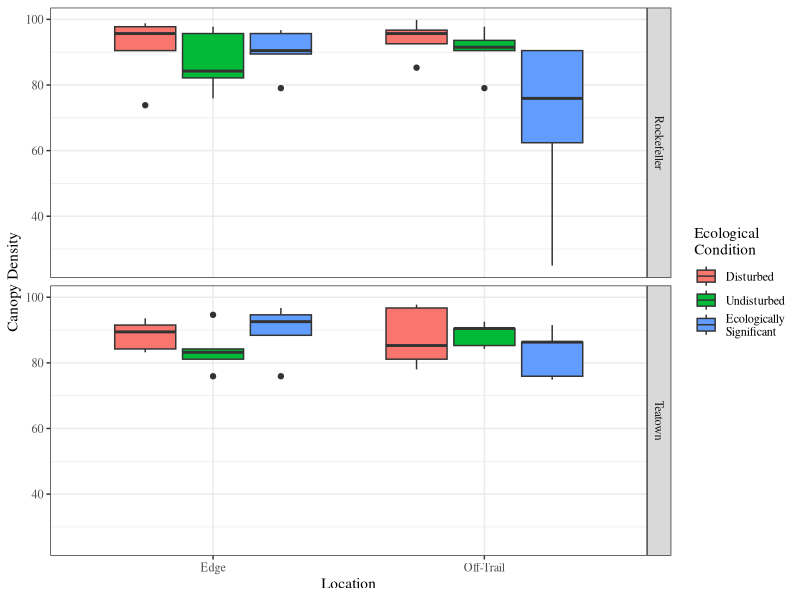
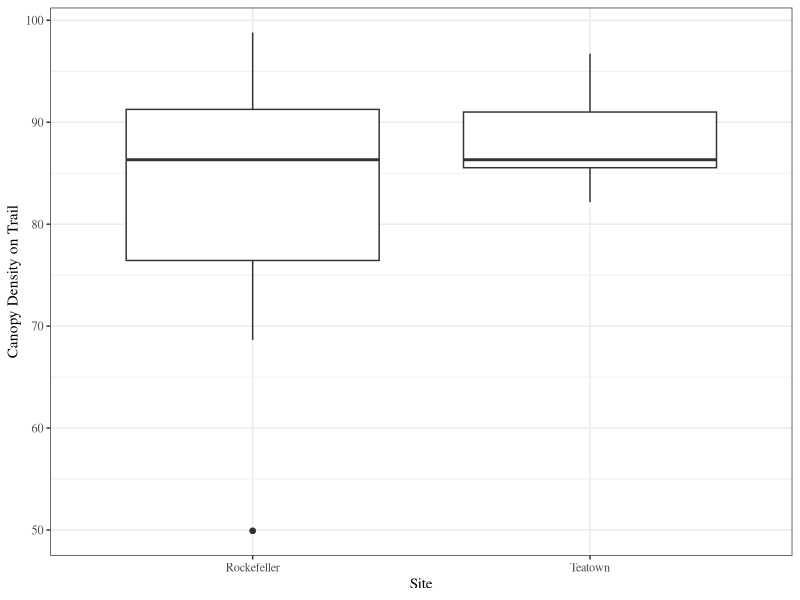
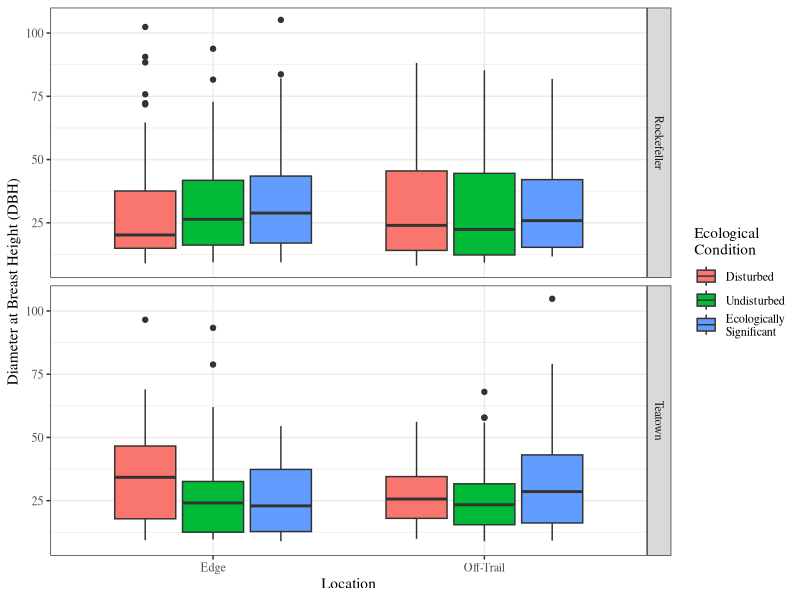
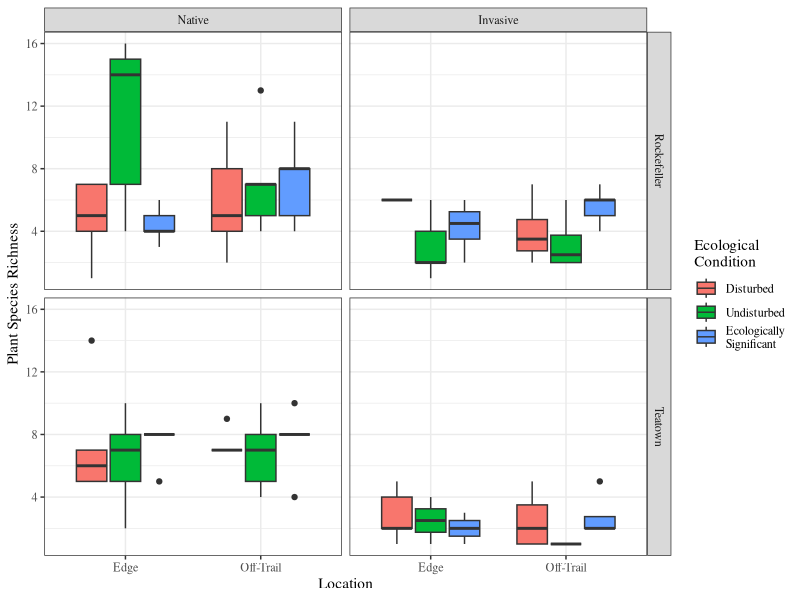
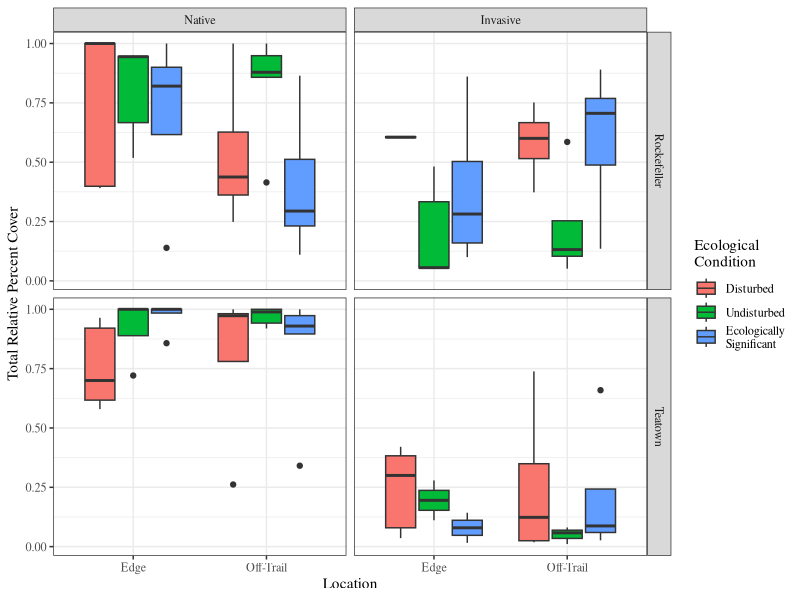
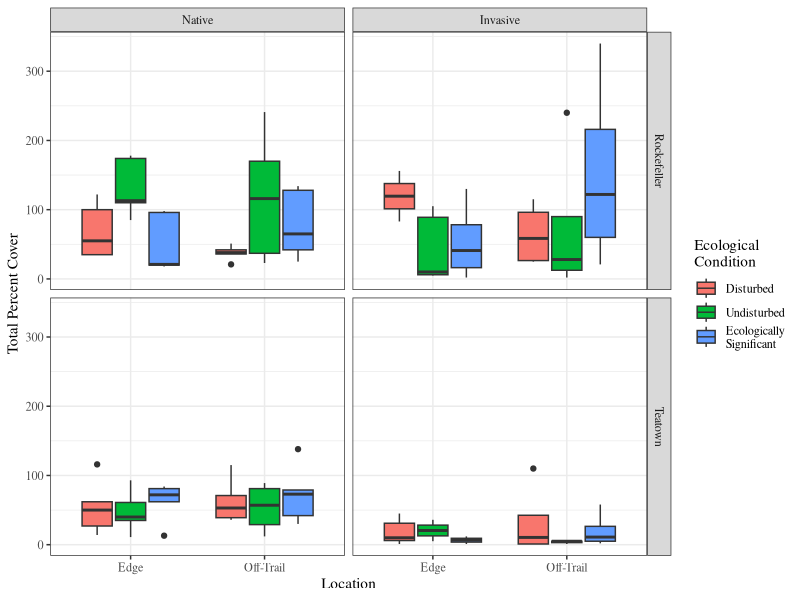
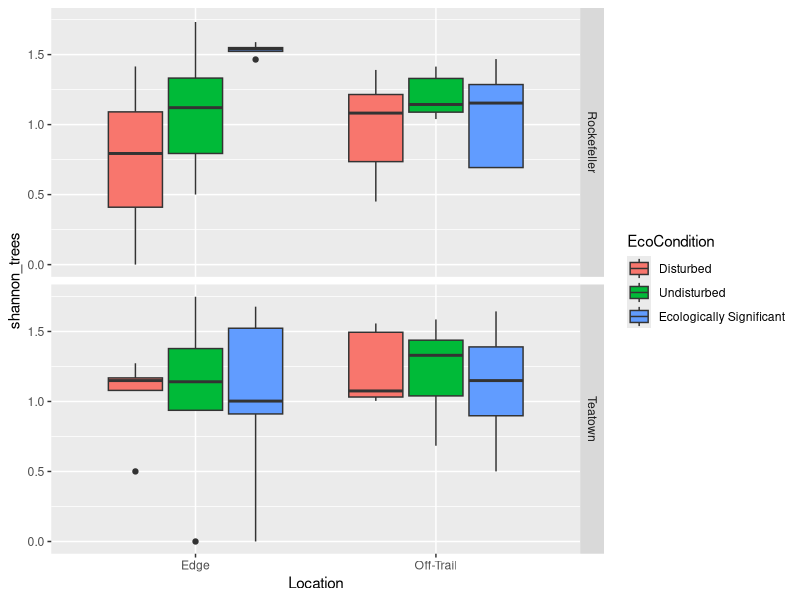
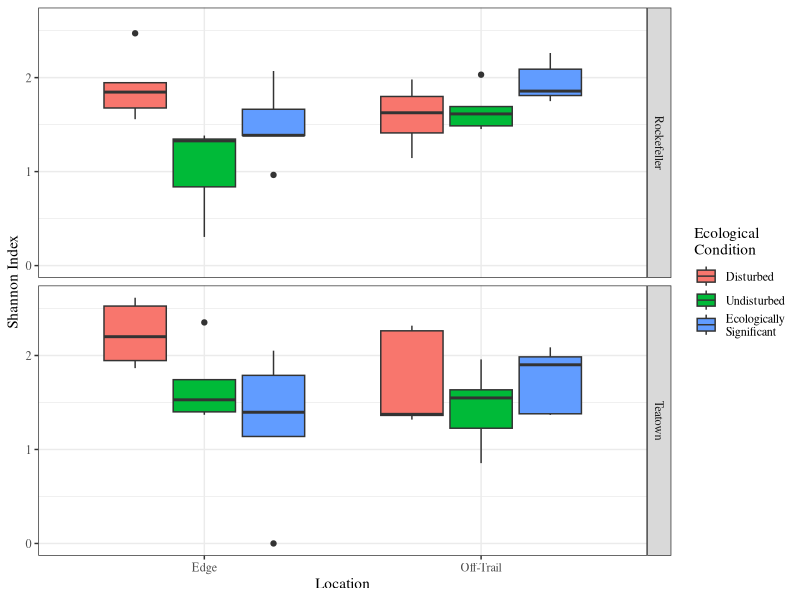

Reproduce these figures in R, in order.
## ---- chunk 1
library(readxl)
library(tidyverse)
library(knitr)
library(ggplot2)
library(cowplot)
## ---- chunk 2
#papp_ground <- read_xlsx(path = "PappFieldData.xlsx", sheet = 2)
papp_ground <- read_xlsx(path = "../data/PappFieldData.xlsx", sheet = 2)
papp_species <- read.csv("../data/Species_List.csv")
papp_ground <- left_join(papp_ground, papp_species, by = "Species")

# Change order of ecological conditions
papp_ground$EcoCondition <- factor(papp_ground$EcoCondition, 
                                   levels = c("Disturbed", "Undisturbed", "Ecologically Significant"))

## ---- chunk 3
canopy_dens <- 
  papp_ground %>%
  group_by(Site, Plot_Num, Location, EcoCondition) %>%
  summarise(Canopy_Density = unique(Canopy_Density),
            Canopy_Density_Adj_Trail = unique(Canopy_Density_Adjacent_Trail))
## ---- chunk 4
ggplot(data = canopy_dens, aes(x = Location, y = Canopy_Density, fill = EcoCondition)) +
  geom_boxplot() +
  facet_grid(Site~.) +
  ylab("Canopy Density") + 
  scale_fill_discrete(name = "Ecological\nCondition",
                      breaks = c("Disturbed", "Undisturbed", "Ecologically Significant"),
                      labels = c("Disturbed", "Undisturbed", "Ecologically\nSignificant")) +
  theme_bw(base_family = "Times")
ggsave("../manuscript/figures/Figure-3-CanDens-Loc-Site.tiff", device = "tiff", width = 6.5, height = 4, units = "in")
## ---- chunk 5
ggplot(data = canopy_dens, aes(x = Site, y = Canopy_Density_Adj_Trail)) +
  geom_boxplot() +
  ylab("Canopy Density on Trail") + 
  theme_bw(base_family = "Times")
ggsave("../manuscript/figures/Figure-4-CanDens-Adj.tiff", device = "tiff", width = 6.5, height = 4, units = "in")
## ---- chunk 6
canopy_dens_lm_all <- lm(data = canopy_dens, Canopy_Density ~ Site * Location * EcoCondition )
kable(anova(canopy_dens_lm_all), digits = 3, format = "pandoc", caption = "ANOVA table of Canopy Density")
## ---- chunk 7
canopy_dens_aov <- aov(data = canopy_dens, Canopy_Density ~ Site * Location * EcoCondition )
TukeyHSD(canopy_dens_aov)
## ---- chunk 8
#papp_trees <- read_xlsx(path = "PappFieldData.xlsx", sheet = 1)
papp_trees <- read_xlsx(path = "../data/PappFieldData.xlsx", sheet = 1)
# Filter out the dead trees
papp_trees <- papp_trees %>% 
  filter(!grepl(pattern = "dead", papp_trees$Species))
# Add invasive/native status
papp_trees <- left_join(papp_trees, papp_species, by = "Species")

# Change order of ecological conditions
papp_trees$EcoCondition <- factor(papp_trees$EcoCondition, 
                                   levels = c("Disturbed", "Undisturbed", "Ecologically Significant"))
## ---- chunk 9
ggplot(data = papp_trees, aes(x = Location, y = DBH, fill = EcoCondition)) +
  geom_boxplot() +
  facet_grid(Site~.) +
  ylab("Diameter at Breast Height (DBH)") + 
  scale_fill_discrete(name = "Ecological\nCondition",
                      breaks = c("Disturbed", "Undisturbed", "Ecologically Significant"),
                      labels = c("Disturbed", "Undisturbed", "Ecologically\nSignificant")) +
  theme_bw(base_family = "Times")
ggsave("../manuscript/figures/Figure-4-DBH-Loc-Site.tiff", device = "tiff", width = 6.5, height = 4, units = "in")
## ---- chunk 10
DBH_lm_all <- lm(data = papp_trees, DBH ~ Site * Location * EcoCondition )
kable(anova(DBH_lm_all), digits = 3, format = "pandoc", caption = "ANOVA table of DBH")
## ---- chunk 11
DBH_aov <- aov(data = papp_trees, DBH ~ Site * Location * EcoCondition )
TukeyHSD(DBH_aov)
## ---- chunk 12
library(vegan)
## ---- chunk 13
ground_veg <- papp_ground[ !(papp_ground$Species %in% c("Bare ground")), ]
## ---- chunk 14
plants_tally <- 
  ground_veg %>%
  group_by(Site, Plot_Num, Location, EcoCondition) %>%
  tally()
## ---- chunk 15
nat_inv_plants_tally <- 
  ground_veg %>%
  group_by(Site, Plot_Num, Location, EcoCondition, Inv_Nat) %>%
  tally()

# change flags for native and invasive
nat_inv_plants_tally$Inv_Nat <- 
  ifelse(nat_inv_plants_tally$Inv_Nat == "n", yes = "Native", no = "Invasive")
nat_inv_plants_tally$Inv_Nat <- factor(nat_inv_plants_tally$Inv_Nat,
                                       levels = c("Native", "Invasive"))

#Separate the Native Data
native_plants_tally <- nat_inv_plants_tally %>%
  filter(Inv_Nat == "Native")
## ---- chunk 16
ggplot(data = nat_inv_plants_tally, aes(x = Location, y = n, fill = EcoCondition)) +
  geom_boxplot() +
  facet_grid(Site~Inv_Nat) +
  ylab("Plant Species Richness") + 
  scale_fill_discrete(name = "Ecological\nCondition",
                      breaks = c("Disturbed", "Undisturbed", "Ecologically Significant"),
                      labels = c("Disturbed", "Undisturbed", "Ecologically\nSignificant")) +
  theme_bw(base_family = "Times")
ggsave("../manuscript/figures/Figure-6-PlantRichness-Loc-Site.tiff", device = "tiff", width = 6.5, height = 4, units = "in")
## ---- chunk 17
nat_inv_plant_tally_lm_all <- lm(data = nat_inv_plants_tally, n ~ Site * Location * EcoCondition * Inv_Nat )
kable(anova(nat_inv_plant_tally_lm_all), digits = 3, format = "pandoc", caption = "ANOVA table of Plant Species Richness")
## ---- chunk 18
Species_Richness_aov <- aov(data = nat_inv_plants_tally, n ~ Site * Location * EcoCondition )
TukeyHSD(Species_Richness_aov)
## ---- chunk 19
ground_veg2 <- ground_veg[, !(colnames(ground_veg) %in% c("Braun_Blaunquet"))]

# Calculate relative percent cover first
ground_veg2 <-
  ground_veg2 %>% 
  group_by(Plot_Num) %>%
  mutate(Plot_Tot_Cover = sum(Percent_Cover))
ground_veg2$Relative_Percent_Cover <-
  ground_veg2$Percent_Cover / ground_veg2$Plot_Tot_Cover

# Group the Data 
papp_ground_cover <- ground_veg2 %>%
  group_by(Site, Location, EcoCondition, Plot_Num)

# change flags for native and invasive
papp_ground_cover$Inv_Nat <- 
  ifelse(papp_ground_cover$Inv_Nat == "n", yes = "Native", no = "Invasive")
papp_ground_cover$Inv_Nat <- factor(papp_ground_cover$Inv_Nat,
                                       levels = c("Native", "Invasive"))

# Summarize the data by plots
papp_ground_cover_summary <- 
  papp_ground_cover %>%
  group_by(Site, Location, EcoCondition, Plot_Num, Inv_Nat) %>%
  summarise(Tot_Perc_Cover = sum(Percent_Cover),
            Tot_Rel_Perc_Cover = sum(Relative_Percent_Cover))

## ---- chunk 20
ggplot(data = papp_ground_cover_summary, aes(x = Location, y = Tot_Rel_Perc_Cover, fill = EcoCondition)) +
  geom_boxplot() +
  facet_grid(Site~Inv_Nat) +
  ylab("Total Relative Percent Cover") + 
  scale_fill_discrete(name = "Ecological\nCondition",
                      breaks = c("Disturbed", "Undisturbed", "Ecologically Significant"),
                      labels = c("Disturbed", "Undisturbed", "Ecologically\nSignificant")) +
  theme_bw(base_family = "Times")
ggsave("../manuscript/figures/Figure-7-RelCov-Loc-Site.tiff", device = "tiff", width = 6.5, height = 4, units = "in")
## ---- chunk 21
inv_nat_tot_rel_cover_lm_all <- lm(data = papp_ground_cover_summary, Tot_Rel_Perc_Cover ~ Site * Location * EcoCondition * Inv_Nat )
kable(anova(inv_nat_tot_rel_cover_lm_all), digits = 3, format = "pandoc", caption = "ANOVA table of Total Relative Percent Cover")
## ---- chunk 22
Tot_Rel_Cov_aov <- aov(data = papp_ground_cover_summary, Tot_Rel_Perc_Cover ~ Site * Location * EcoCondition )
TukeyHSD(Tot_Rel_Cov_aov)
## ---- chunk 23
ggplot(data = papp_ground_cover_summary, aes(x = Location, y = Tot_Perc_Cover, fill = EcoCondition)) +
  geom_boxplot() +
  facet_grid(Site~Inv_Nat) +
  ylab("Total Percent Cover") + 
  scale_fill_discrete(name = "Ecological\nCondition",
                      breaks = c("Disturbed", "Undisturbed", "Ecologically Significant"),
                      labels = c("Disturbed", "Undisturbed", "Ecologically\nSignificant")) +
  theme_bw(base_family = "Times")
ggsave("../manuscript/figures/Figure-8-Cov-Loc-Site.tiff", device = "tiff", width = 6.5, height = 4, units = "in")
## ---- chunk 24
inv_nat_tot_cover_lm_all <- lm(data = papp_ground_cover_summary, Tot_Perc_Cover ~ Site * Location * EcoCondition * Inv_Nat )
kable(anova(inv_nat_tot_cover_lm_all), digits = 3, format = "pandoc", caption = "ANOVA table of Total Percent Cover")
## ---- chunk 25
Tot_Perc_Cover_aov <- aov(data = papp_ground_cover_summary, Tot_Perc_Cover ~ Site * Location * EcoCondition )
TukeyHSD(Tot_Perc_Cover_aov)
## ---- chunk 26
tree_species_tally <- 
  papp_trees %>%
  group_by(Species, Site, Plot_Num, Location, EcoCondition) %>%
  tally()
## ---- chunk 27
tree_spread <- tree_species_tally %>%
  spread(Species, n, convert = TRUE)
## ---- chunk 28
trees_BCI <- tree_spread[, !(colnames(tree_spread) %in% c("Site", "Location", "EcoCondition"))] ;
  trees_BCI[is.na(trees_BCI <- trees_BCI)] <- 0 ;
   
trees_BCI <- data.frame(trees_BCI, row.names = 1)
## ---- chunk 29
shannon_trees <- diversity(trees_BCI)
canopy_dens$shannon_trees <- shannon_trees
## ---- chunk 30
ggplot(data = canopy_dens, aes(x = Location, y = shannon_trees, fill = EcoCondition)) +
  geom_boxplot() +
  facet_grid(Site ~ .)
## ---- chunk 31
canopy_dens_sh_all <- lm(data = canopy_dens, shannon_trees ~ Site * Location * EcoCondition )
kable(anova(canopy_dens_sh_all), digits = 3, format = "pandoc", caption = "ANOVA table of Shannon Index of Trees")
## ---- chunk 32
Shan_trees_aov <- aov(data = canopy_dens, shannon_trees ~ Site * Location * EcoCondition )
TukeyHSD(Shan_trees_aov)
## ---- chunk 33
ground_spread <- ground_veg2 %>%
  select(Species, Relative_Percent_Cover, Plot_Num) %>%
  spread(Species, Relative_Percent_Cover, convert = TRUE)
## ---- chunk 34
ground_BCI <- ground_spread
ground_BCI[is.na(ground_BCI <- ground_BCI)] <- 0 
ground_BCI <- data.frame(ground_BCI, row.names = 1)
## ---- chunk 35
shannon_ground <- diversity(ground_BCI)
plants_tally$shannon_ground <- shannon_ground
## ---- chunk 36
ggplot(data = plants_tally, aes(x = Location, y = shannon_ground, fill = EcoCondition)) +
  geom_boxplot()   +
  facet_grid(Site~.) +
  ylab("Shannon Index") + 
  scale_fill_discrete(name = "Ecological\nCondition",
                      breaks = c("Disturbed", "Undisturbed", "Ecologically Significant"),
                      labels = c("Disturbed", "Undisturbed", "Ecologically\nSignificant")) +
  theme_bw(base_family = "Times")
ggsave("../manuscript/figures/Figure-9-Shan-Loc-Site.tiff", device = "tiff", width = 6.5, height = 4, units = "in")
## ---- chunk 37
papp_ground_sh_all <- lm(data = plants_tally, shannon_ground ~ Site * Location * EcoCondition )
kable(anova(papp_ground_sh_all), digits = 3, format = "pandoc", caption = "ANOVA table of Shannon Index of Plants")
## ---- chunk 38
Shan_ground_aov <- aov(data = plants_tally, shannon_ground ~ Site * Location * EcoCondition )
TukeyHSD(Shan_ground_aov)
## ---- chunk 39
native_ground_spread <- ground_veg2 %>%
  filter(Inv_Nat == "n") %>%
  select(Species, Relative_Percent_Cover, Plot_Num) %>%
  spread(Species, Relative_Percent_Cover, convert = TRUE)
## ---- chunk 40
native_ground_BCI <- native_ground_spread
native_ground_BCI[is.na(native_ground_BCI <- native_ground_BCI)] <- 0 
native_ground_BCI <- data.frame(native_ground_BCI, row.names = 1)
## ---- chunk 41
native_shannon_ground <- diversity(native_ground_BCI)
plants_tally$native_shannon_ground <- native_shannon_ground
## ---- chunk 42
ggplot(data = plants_tally, aes(x = Location, y = native_shannon_ground, fill = EcoCondition)) +
  geom_boxplot()   +
  facet_grid(Site~.) +
  ylab("Shannon Index") + 
  scale_fill_discrete(name = "Ecological\nCondition",
                      breaks = c("Disturbed", "Undisturbed", "Ecologically Significant"),
                      labels = c("Disturbed", "Undisturbed", "Ecologically\nSignificant")) +
  theme_bw(base_family = "Times")
ggsave("../manuscript/figures/Figure-10-Nat-Shan-Loc-Site.tiff", device = "tiff", width = 6.5, height = 4, units = "in")
## ---- chunk 43
papp_ground_sh_all <- lm(data = plants_tally, native_shannon_ground ~ Site * Location * EcoCondition )
kable(anova(papp_ground_sh_all), digits = 3, format = "pandoc", caption = "ANOVA table of Shannon Index of Plants")
## ---- chunk 44
Shan_nat_ground_aov <- aov(data = plants_tally, native_shannon_ground ~ Site * Location * EcoCondition )
TukeyHSD(Shan_nat_ground_aov)
## ---- chunk 45
beta_bray <- vegdist(trees_BCI, method = "bray")

# Reshape the beta diversity matrix from wide to long format
beta_bray_mat <- as.matrix(beta_bray)
beta_bray_mat[!lower.tri(beta_bray_mat)] <- NA
beta_bray_df <- as.data.frame(beta_bray_mat)
beta_bray_df$plot1 <- row.names(beta_bray_df)
beta_bray_df_long <- gather(beta_bray_df, "plot2", "beta_bray", 1:60)
beta_bray_df_long <- filter(beta_bray_df_long, !is.na(beta_bray))

# Merge beta_bray_df_long with data.frame columns for plot characteristics
beta_bray_df_long <- inner_join(beta_bray_df_long, select(canopy_dens, Site:EcoCondition), by = c("plot1" = "Plot_Num"))
beta_bray_df_long <- inner_join(beta_bray_df_long, select(canopy_dens, Site:EcoCondition), by = c("plot2" = "Plot_Num"))

## ---- chunk 46
ggplot(data = filter(beta_bray_df_long, Site.x == Site.y), aes(x = Site.x, y = beta_bray)) +
  geom_boxplot() +
  ylab("Bray-Curtis Value") + 
  xlab("Site") +
  theme_bw(base_family = "Times")
ggsave("../manuscript/figures/Figure-11-Bray-Tree-Site.tiff", device = "tiff", width = 6.5, height = 4, units = "in")
## ---- chunk 47
beta_bray_temp <- filter(beta_bray_df_long, Site.x == Site.y)
t.test(data = beta_bray_temp, beta_bray~Site.x)
## ---- chunk 48
beta_bray_temp <- filter(beta_bray_df_long, Site.x == Site.y, Location.x == Location.y)
ggplot(data = beta_bray_temp, aes(x = Site.x, y = beta_bray, fill = Location.x)) +
  geom_boxplot() +
  ylab("Bray-Curtis Value") + 
  xlab("Site") +
  theme_bw(base_family = "Times")
ggsave("../manuscript/figures/Figure-12-Bray-Tree-Loc.tiff", device = "tiff", width = 6.5, height = 4, units = "in")
## ---- chunk 49
kable(anova(lm(data = beta_bray_temp, beta_bray ~ Site.x * Location.x)), digits = 3, format = "pandoc", caption = "ANOVA table")
## ---- chunk 50
Bray_Tree_aov <- aov(data = beta_bray_temp, beta_bray ~ Site.x * Location.x )
TukeyHSD(Bray_Tree_aov)
## ---- chunk 51
beta_bray_temp <- filter(beta_bray_df_long, Site.x == Site.y, Location.x != Location.y)
ggplot(data = beta_bray_temp, aes(x = Site.x, y = beta_bray)) +
  geom_boxplot() +
  ylab("Bray-Curtis Value") + 
  xlab("Site") +
  theme_bw(base_family = "Times")
ggsave("../manuscript/figures/Figure-13-Bray-Tree-Turn-Loc.tiff", device = "tiff", width = 6.5, height = 4, units = "in")

t.test(data = beta_bray_temp, beta_bray~Site.x)

## ---- chunk 52
ground_beta_bray <- vegdist(ground_BCI, method = "bray")

# Reshape the beta diversity matrix from wide to long format
ground_beta_bray_mat <- as.matrix(ground_beta_bray)
ground_beta_bray_mat[!lower.tri(ground_beta_bray_mat)] <- NA
ground_beta_bray_df <- as.data.frame(ground_beta_bray_mat)
ground_beta_bray_df$plot1 <- row.names(ground_beta_bray_df)
ground_beta_bray_df_long <- gather(ground_beta_bray_df, "plot2", "ground_beta_bray", 1:60)
ground_beta_bray_df_long <- filter(ground_beta_bray_df_long, !is.na(ground_beta_bray))

# Merge ground_beta_bray_df_long with data.frame columns for plot characteristics
ground_beta_bray_df_long <- inner_join(ground_beta_bray_df_long, select(canopy_dens, Site:EcoCondition), by = c("plot1" = "Plot_Num"))
ground_beta_bray_df_long <- inner_join(ground_beta_bray_df_long, select(canopy_dens, Site:EcoCondition), by = c("plot2" = "Plot_Num"))

## ---- chunk 53
ggplot(data = filter(ground_beta_bray_df_long, Site.x == Site.y), aes(x = Site.x, y = ground_beta_bray)) +
  geom_boxplot() +
  ylab("Bray-Curtis Value") + 
  xlab("Site") +
  theme_bw(base_family = "Times")
ggsave("../manuscript/figures/Figure-15-Bray-Veg.tiff", device = "tiff", width = 6.5, height = 4, units = "in")
## ---- chunk 54
ground_beta_bray_temp <- filter(ground_beta_bray_df_long, Site.x == Site.y)
t.test(data = ground_beta_bray_temp, ground_beta_bray~Site.x)
## ---- chunk 55
ground_beta_bray_temp <- filter(ground_beta_bray_df_long, Site.x == Site.y, Location.x == Location.y, EcoCondition.x == EcoCondition.y)
ggplot(data = ground_beta_bray_temp, aes(x = Location.x, y = ground_beta_bray, fill = EcoCondition.x)) +
  geom_boxplot() +
  ylab("Bray-Curtis Value") + 
  xlab("Location") +
  facet_grid(Site.x~.) +
  scale_fill_discrete(name = "Ecological\nCondition",
                      breaks = c("Disturbed", "Undisturbed", "Ecologically Significant"),
                      labels = c("Disturbed", "Undisturbed", "Ecologically\nSignificant")) +
  theme_bw(base_family = "Times")
ggsave("../manuscript/figures/Figure-16-Bray-Veg-Loc.tiff", device = "tiff", width = 6.5, height = 4, units = "in")
## ---- chunk 56
kable(anova(lm(data = ground_beta_bray_temp, ground_beta_bray ~ Site.x * Location.x * EcoCondition.x)), digits = 3, format = "pandoc", caption = "ANOVA table of Bray-Curtis of Total Ground Vegetation")
## ---- chunk 57
Bray_Ground_aov <- aov(data = ground_beta_bray_temp, ground_beta_bray~ Site.x * Location.x * EcoCondition.x )
TukeyHSD(Bray_Ground_aov)
## ---- chunk 58
ground_beta_bray_temp <- filter(ground_beta_bray_df_long, Site.x == Site.y, Location.x != Location.y)
ggplot(data = ground_beta_bray_temp, aes(x = Site.x, y = ground_beta_bray)) +
  geom_boxplot() +
  ylab("Bray-Curtis Value") + 
  xlab("Site") +
  theme_bw(base_family = "Times")
ggsave("../manuscript/figures/Figure-17-Bray-Veg-Turn-Loc.tiff", device = "tiff", width = 6.5, height = 4, units = "in")

t.test(data = ground_beta_bray_temp, ground_beta_bray~Site.x)

## ---- chunk 59
native_ground_beta_bray <- vegdist(native_ground_BCI, method = "bray")

# Reshape the beta diversity matrix from wide to long format
native_ground_beta_bray_mat <- as.matrix(native_ground_beta_bray)
native_ground_beta_bray_mat[!lower.tri(native_ground_beta_bray_mat)] <- NA
native_ground_beta_bray_df <- as.data.frame(native_ground_beta_bray_mat)
native_ground_beta_bray_df$plot1 <- row.names(native_ground_beta_bray_df)
native_ground_beta_bray_df_long <- gather(native_ground_beta_bray_df, "plot2", "native_ground_beta_bray", 1:60)
native_ground_beta_bray_df_long <- filter(native_ground_beta_bray_df_long, !is.na(native_ground_beta_bray))

# Merge native_ground_beta_bray_df_long with data.frame columns for plot characteristics
native_ground_beta_bray_df_long <- inner_join(native_ground_beta_bray_df_long, select(canopy_dens, Site:EcoCondition), by = c("plot1" = "Plot_Num"))
native_ground_beta_bray_df_long <- inner_join(native_ground_beta_bray_df_long, select(canopy_dens, Site:EcoCondition), by = c("plot2" = "Plot_Num"))

## ---- chunk 60
ggplot(data = filter(native_ground_beta_bray_df_long, Site.x == Site.y), aes(x = Site.x, y = native_ground_beta_bray)) +
  geom_boxplot() +
  ylab("Bray-Curtis Value") + 
  xlab("Site") +
  theme_bw(base_family = "Times")
ggsave("../manuscript/figures/Figure-19-Bray-Nat-Veg.tiff", device = "tiff", width = 6.5, height = 4, units = "in")
## ---- chunk 61
native_ground_beta_bray_temp <- filter(native_ground_beta_bray_df_long, Site.x == Site.y)
t.test(data = native_ground_beta_bray_temp, native_ground_beta_bray~Site.x)
## ---- chunk 62
native_ground_beta_bray_temp <- filter(native_ground_beta_bray_df_long, Site.x == Site.y, Location.x == Location.y, EcoCondition.x == EcoCondition.y)
ggplot(data = native_ground_beta_bray_temp, aes(x = Location.x, y = native_ground_beta_bray, fill = EcoCondition.x)) +
  geom_boxplot() +
  ylab("Bray-Curtis Value") + 
  xlab("Location") +
  facet_grid(Site.x~.) +
  scale_fill_discrete(name = "Ecological\nCondition",
                      breaks = c("Disturbed", "Undisturbed", "Ecologically Significant"),
                      labels = c("Disturbed", "Undisturbed", "Ecologically\nSignificant")) +
  theme_bw(base_family = "Times")
ggsave("../manuscript/figures/Figure-20-Bray-Nat-Veg-Loc.tiff", device = "tiff", width = 6.5, height = 4, units = "in")
## ---- chunk 63
kable(anova(lm(data = native_ground_beta_bray_temp, native_ground_beta_bray ~ Site.x * Location.x * EcoCondition.x)), digits = 3, format = "pandoc", caption = "ANOVA table of Bray-Curtis for Native Ground Vegetation")
## ---- chunk 64
Bray_Nat_Ground_aov <- aov(data = native_ground_beta_bray_temp, native_ground_beta_bray~ Site.x * Location.x * EcoCondition.x)
TukeyHSD(Bray_Nat_Ground_aov)
## ---- chunk 65
native_ground_beta_bray_temp <- filter(native_ground_beta_bray_df_long, Site.x == Site.y, Location.x != Location.y)
ggplot(data = native_ground_beta_bray_temp, aes(x = Site.x, y = native_ground_beta_bray)) +
  geom_boxplot() +
  ylab("Bray-Curtis Value") + 
  xlab("Site") +
  theme_bw(base_family = "Times")
ggsave("../manuscript/figures/Figure-21-Bray-Nat-Veg-Turn-Loc.tiff", device = "tiff", width = 6.5, height = 4, units = "in")


t.test(data = native_ground_beta_bray_temp, native_ground_beta_bray~Site.x)
